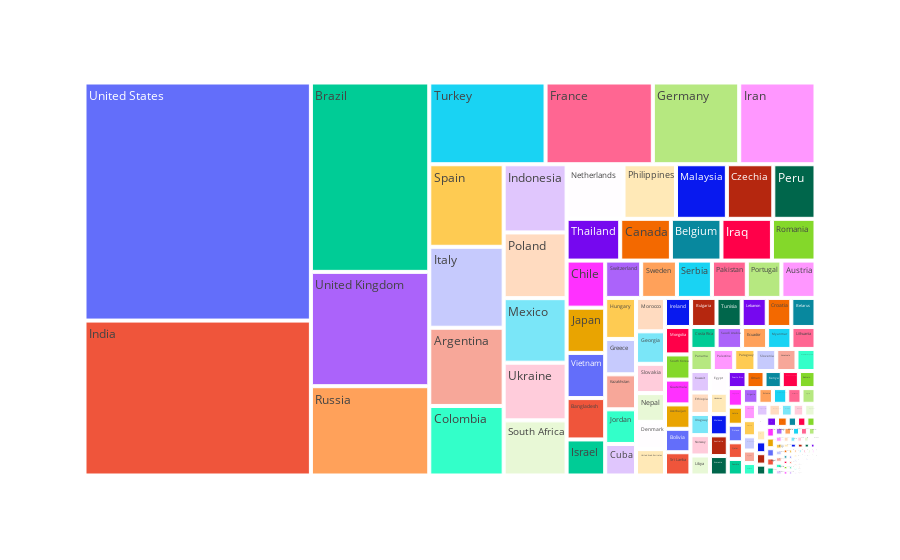

The notebook cell saved with this chart:
### Code cell
px.treemap(location_cases,path=['location'],values='total_cases')

### Figure 1 — Plotly figure (JSON) as saved in the notebook; plotly's stock layout.template omitted (floating-point values rounded to 4 significant figures; data arrays with more than 128 entries replaced by an {"elided": "..."} marker saying what was removed)
{"data": [{"branchvalues": "total", "domain": {"x": [0, 1], "y": [0, 1]}, "hovertemplate": "labels=%{label}<br>total_cases=%{value}<br>parent=%{parent}<br>id=%{id}<extra></extra>", "ids": {"elided": "242 str values"}, "labels": {"elided": "242 str values"}, "name": "", "parents": {"elided": "242 str values"}, "type": "treemap", "values": {"elided": "242 int values"}}], "layout": {"legend": {"tracegroupgap": 0}, "margin": {"t": 60}}}
